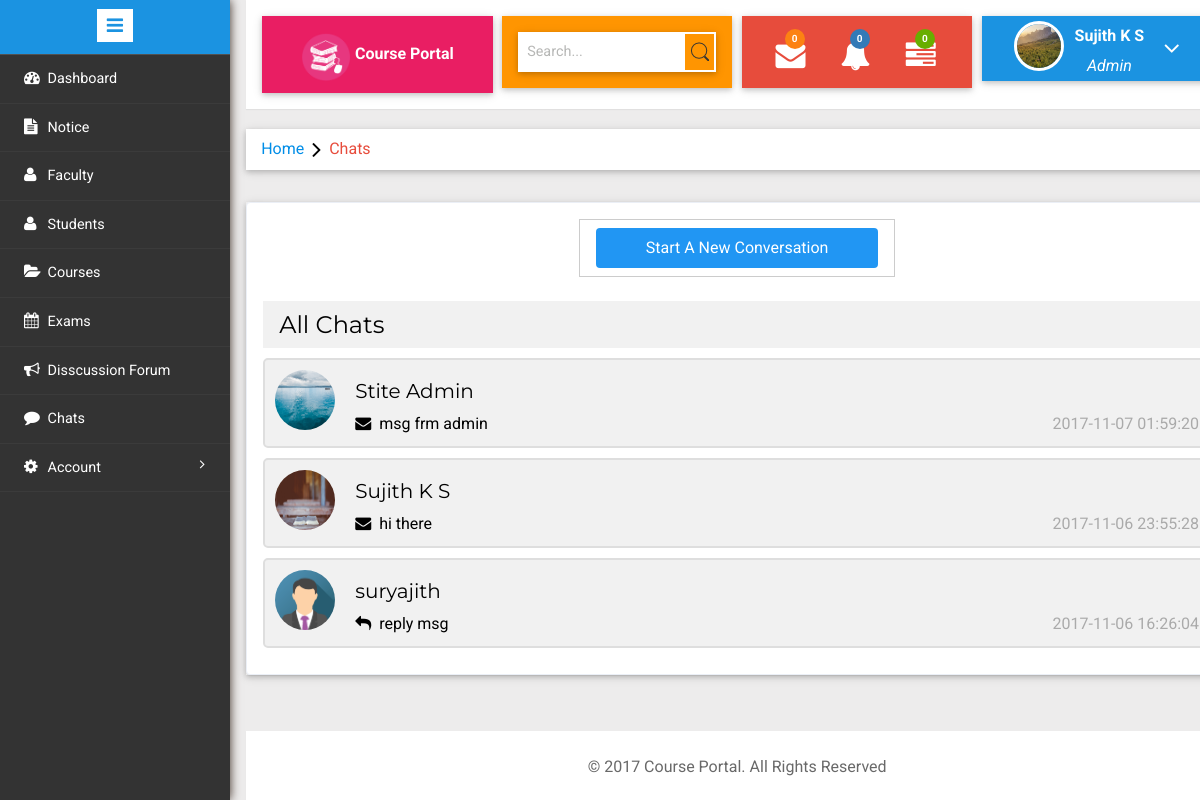
The app's page /admin/index.php?page=chat (signed in) with its own data.
### tables this page shows
CREATE TABLE `users` (
  `id` int(11) NOT NULL,
  `name` char(40) NOT NULL,
  `email` varchar(40) NOT NULL,
  `pass` varchar(40) NOT NULL,
  `type` varchar(10) NOT NULL,
  `mobile` bigint(11) NOT NULL,
  `gender` varchar(40) NOT NULL,
  `image` varchar(50) NOT NULL DEFAULT '../images/avatar.png',
  `dob` date NOT NULL,
  `join_date` datetime NOT NULL DEFAULT CURRENT_TIMESTAMP
);

CREATE TABLE `discussion_chat` (
  `chatdetail_id` int(11) NOT NULL,
  `cdatetime` timestamp NOT NULL DEFAULT CURRENT_TIMESTAMP,
  `message` varchar(1000) NOT NULL,
  `user_id` int(11) NOT NULL,
  `chat_id` int(11) NOT NULL,
  `status` varchar(20) NOT NULL DEFAULT 'unread'
);

### admin/index.php (the view, shortened to what this page needs)
<?php
	require("../auth.php");
	$query="SELECT * FROM `notification` WHERE user_to='1' AND status='active'";
	$result = mysqli_query($con,$query) or die(mysqli_error());
	$notifc=mysqli_num_rows($result);
	function getName(){
		$fid=$_SESSION['user_id'];
		require('../connection.php');
		$query="SELECT * FROM `users` WHERE id=$fid";
        $result = mysqli_query($con,$query) or die(mysqli_error());
        $row=$result->fetch_assoc();
        return $row["name"];
	}
	function getAvatar(){
		$aid=$_SESSION['user_id'];
		require('../connection.php');
		$query="SELECT * FROM `users` WHERE id=$aid";
        $result = mysqli_query($con,$query) or die(mysqli_error());
        $row=$result->fetch_assoc();
        return $row["image"];
	}
	function getUserAvatar($id){
		require('../connection.php');
		$query="SELECT * FROM `users` WHERE id=$id";
        $result = mysqli_query($con,$query) or die(mysqli_error());
        $row=$result->fetch_assoc();
        return $row["image"];
	}
?>
<!DOCTYPE HTML>
<html>
<head>
<link href="../css/bootstrap.min.css" rel='stylesheet' type='text/css' />
<link href="../css/w3.css" rel='stylesheet' type='text/css' />
<link href="../css/style.css" rel='stylesheet' type='text/css' />
<link href="../css/chat.css" rel='stylesheet' type='text/css' />
<link rel="stylesheet" href="../css/morris.css" type="text/css"/>
<link href="../css/font-awesome.css" rel="stylesheet">
<link rel="stylesheet" href="../css/icon-font.min.css" type='text/css' />
</head>
<body>
   <div class="page-container">
<div class="left-content">
	   <div class="mother-grid-inner">
				<div class="header-main">
					<div class="logo-w3-agile w3-pink w3-text-white w3-card-2">
								<img src="../images/logo.png" width="50px" height="50px"><b>  Course Portal</b>
							</div>
					<div class="w3layouts-left w3-card-2">
								<div class="w3-search-box w3-card-2">
								<form action="index.php?page=search" method="post">
								<input type="text" placeholder="Search..." name="name" required="">
								<input type="submit" name="submit" value="">
							</form>
								</div>
						 </div>
						 <div class="w3layouts-right w3-card-2">
							<div class="profile_details_left ">
								<ul class="nofitications-dropdown">
									<li class="dropdown head-dpdn">
										<a href="#" class="dropdown-toggle" data-toggle="dropdown" aria-expanded="false"><i class="fa fa-envelope"></i><span class="badge">0</span></a>
									</li>
									<li class="dropdown head-dpdn">
										<a href="#" class="dropdown-toggle" data-toggle="dropdown" aria-expanded="false"><i class="fa fa-bell"></i><span class="badge blue"><?php echo $notifc; ?></span></a>
									</li>
									<li class="dropdown head-dpdn">
										<a href="#" class="dropdown-toggle" data-toggle="dropdown" aria-expanded="false"><i class="fa fa-tasks"></i><span class="badge blue1">0</span></a>
									</li>
									<div class="clearfix"> </div>
								</ul>
							</div>
						</div>
						<div class="profile_details w3l w3-card-2">
								<ul>
									<li class="dropdown profile_details_drop">
										<a href="#" class="dropdown-toggle" data-toggle="dropdown" aria-expanded="false">
											<div class="profile_img">
												<span class="prfil-img"><img src="<?php echo getAvatar(); ?>" alt=""> </span>
												<div class="user-name">
													<p><?php echo getName(); ?></p>
													<span>Admin</span>
												</div>
												<i class="fa fa-angle-down"></i>
												<div class="clearfix"></div>
											</div>
										</a>
									</li>
								</ul>
							</div>
				</div>
 <?php
		@$page=  $_GET['page'];
		  if($page!="")
		  {
			switch($page){
				case "chat":	include("chat.php"); break;
			}
		  }
		  else
		  {
		  include('dashboard.php');
		  }
		  ?>
<br />
<div class="copyrights w3-card-2 w3-row">
	 <p>© 2017 Course Portal. All Rights Reserved</p>
</div>
</div>
</div>
				<div class="sidebar-menu">
					<header class="logo1">
						<a href="#" class="sidebar-icon"> <span class="fa fa-bars"></span> </a>
					</header>
                           <div class="menu">
									<ul id="menu" >
										<li><a href="index.php"><i class="fa fa-tachometer"></i> <span title="Dashboard">Dashboard</span><div class="clearfix"></div></a></li>
										  <li><a href="index.php?page=notice"><i class="fa fa-file-text" aria-hidden="true"></i><span title="Notice">Notice</span><div class="clearfix"></div></a></li>
										 <li><a href="index.php?page=faculty"><i class="fa fa-user" aria-hidden="true"></i><span title="Faculty">Faculty</span><div class="clearfix"></div></a></li>
										 <li><a href="index.php?page=student"><i class="fa fa-user" aria-hidden="true"></i><span title="Students">Students</span><div class="clearfix"></div></a></li>
										 <li><a href="index.php?page=course"><i class="fa fa-folder-open" aria-hidden="true"></i><span title="Courses">Courses</span><div class="clearfix"></div></a></li>
										 <li><a href="index.php?page=exam"><i class="fa fa-calendar" aria-hidden="true"></i><span title="Exams">Exams</span><div class="clearfix"></div></a></li>
										 <li><a href="index.php?page=discussion"><i class="fa fa-bullhorn" aria-hidden="true"></i><span title="Disscussion">Disscussion Forum</span><div class="clearfix"></div></a></li>
										 <li><a href="index.php?page=chat"><i class="fa fa-comment" aria-hidden="true"></i><span title="Chats">Chats</span><div class="clearfix"></div></a></li>
							        <li id="menu-academico" ><a href="#"><i class="fa fa-gear"></i>  <span>Account</span> <span class="fa fa-angle-right" style="float: right" title="Account"></span><div class="clearfix"></div></a>
									 </li>
								  </ul>
								</div>
							  </div>
							</div>
</body>
</html>

### admin/chat.php
<?php
require('../connection.php');
$card="";
$uid=$_SESSION['user_id'];
$query = "SELECT discussion_chatmaster.chat_id, user_id_from, user_id_to, name, cdatetime FROM discussion_chatmaster, users,discussion_chat WHERE discussion_chatmaster.user_id_from=users.id AND discussion_chat.chat_id=discussion_chatmaster.chat_id AND discussion_chatmaster.user_id_to=$uid GROUP BY discussion_chatmaster.chat_id UNION SELECT discussion_chatmaster.chat_id, user_id_from, user_id_to, name, cdatetime FROM discussion_chatmaster, users,discussion_chat WHERE discussion_chatmaster.user_id_to=users.id AND discussion_chat.chat_id=discussion_chatmaster.chat_id AND discussion_chatmaster.user_id_from=$uid GROUP BY discussion_chatmaster.chat_id ORDER BY cdatetime DESC";
$result = mysqli_query($con,$query);
while($row=$result->fetch_assoc()){
    if($row[user_id_to]==$uid) $usr=$row[user_id_from];
    else $usr=$row[user_id_to];
    $card.='<a href="index.php?page=message&id='.$usr.'"><div class="chat-container w3-hover-gray w3-text-black">
    <img src="'.getUserAvatar($usr).'" alt="Avatar" width=60 height=60>
    <h4>'.$row["name"].'</h4>';
    $sql="SELECT * FROM discussion_chat WHERE chat_id=$row[chat_id] ORDER BY cdatetime DESC";
    $result1 = mysqli_query($con,$sql);
    $chatrow=$result1->fetch_assoc();
    if($chatrow[user_id]==$uid) $icon="fa-reply";
    else $icon="fa-envelope";
    $card.='<span><i class="fa '.$icon.'"></i> &nbsp'.$chatrow["message"].'</span>
    <span class="time-right">'.$chatrow["cdatetime"].'</span>
</div></a>';
}
?>
<ol class="breadcrumb w3-card-2">
    <li class="breadcrumb-item"><a href="index.php">Home</a><i class="fa fa-angle-right"></i>Chats</li>
</ol>
<div class="validation-system w3-card-2">
    <div class="validation-form">
    <div class="w3-row">
            <div class="w3-third  w3-padding">
            </div>
            <div class="w3-third w3-border w3-padding">
                <a class="w3-blue w3-hover-red w3-button w3-ripple w3-round w3-show" href="index.php?page=search">Start A New Conversation</a>
            </div>
            <div class="w3-third  w3-padding">
            </div>
        </div><br>
        <header class="w3-container w3-light-grey">
            <h3>All Chats</h3>
        </header>
        <?php echo $card; ?>
    </div>
</div>

### css/w3.css (style rules this page uses)
html { box-sizing:border-box }
*,*:before,*:after { box-sizing:inherit }
html { -ms-text-size-adjust:100%;-webkit-text-size-adjust:100% }
body { margin:0 }
article,aside,details,figcaption,figure,footer,header,main,menu,nav,section,summary { display:block }
a { background-color:transparent;-webkit-text-decoration-skip:objects }
img { border-style:none }
button,input,select,textarea { font:inherit;margin:0 }
button,input { overflow:visible }
button,html [type=button],[type=reset],[type=submit] { -webkit-appearance:button }
html,body { font-family:Verdana,sans-serif;font-size:15px;line-height:1.5 }
html { overflow-x:hidden }
h3 { font-size:24px }
h4 { font-size:20px }
h1,h2,h3,h4,h5,h6 { font-family:"Segoe UI",Arial,sans-serif;font-weight:400;margin:10px 0 }
img { margin-bottom:-5px }
a { color:inherit }
.w3-btn,.w3-button { border:none;display:inline-block;outline:0;padding:8px 16px;vertical-align:middle;overflow:hidden;text-decoration:none;color:inherit;background-color:inherit;text-align:center;cursor:pointer;white-space:nowrap }
.w3-btn,.w3-button { -webkit-touch-callout:none;-webkit-user-select:none;-khtml-user-select:none;-moz-user-select:none;-ms-user-select:none;user-select:none }
.w3-ripple { transition:opacity 0s }
.w3-container:after,.w3-container:before,.w3-panel:after,.w3-panel:before,.w3-row:after,.w3-row:before,.w3-row-padding:after,.w3-row-padding:before, .w3-cell-row:before,.w3-cell-row:after,.w3-clear:after,.w3-clear:before,.w3-bar:before,.w3-bar:after { content:"";display:table;clear:both }
.w3-col,.w3-half,.w3-third,.w3-twothird,.w3-threequarter,.w3-quarter { float:left;width:100% }
@media (min-width:601px) { .w3-col.m4,.w3-third { width:33.33333% } }
.w3-show-block,.w3-show { display:block!important }
.w3-round,.w3-round-medium { border-radius:4px }
.w3-container,.w3-panel { padding:0.01em 16px }
.w3-card,.w3-card-2 { box-shadow:0 2px 5px 0 rgba(0,0,0,0.16),0 2px 10px 0 rgba(0,0,0,0.12) }
.w3-border { border:1px solid #ccc!important }
.w3-padding { padding:8px 16px!important }
.w3-blue,.w3-hover-blue:hover { color:#fff!important;background-color:#2196F3!important; }
.w3-pink,.w3-hover-pink:hover { color:#fff!important;background-color:#e91e63!important }
.w3-light-grey,.w3-hover-light-grey:hover,.w3-light-gray,.w3-hover-light-gray:hover { color:#000!important;background-color:#f1f1f1!important }
.w3-text-white,.w3-hover-text-white:hover { color:#fff!important }
.w3-text-black,.w3-hover-text-black:hover { color:#000!important }

### css/chat.css (style rules this page uses)
.chat-container { border: 2px solid #dedede; background-color: #f1f1f1; border-radius: 5px; padding: 10px; margin: 10px 0; }
.chat-container::after { content: ""; clear: both; display: table; }
.chat-container img { float: left; max-width: 60px; width: 100%; margin-right: 20px; border-radius: 50%; }
.time-right { float: right; color: #aaa; }

### records on screen
users: image (picture), name "Sujith K S"
discussion_chat: message "msg frm admin", cdatetime "2017-11-07 01:59:20"
discussion_chat: message "hi there", cdatetime "2017-11-06 23:55:28"
discussion_chat: message "reply msg", cdatetime "2017-11-06 16:26:04"

### other values on screen
$notifc "0"
$row["name"] "Stite Admin"
$row["name"] "Sujith K S"
$row["name"] "suryajith"
